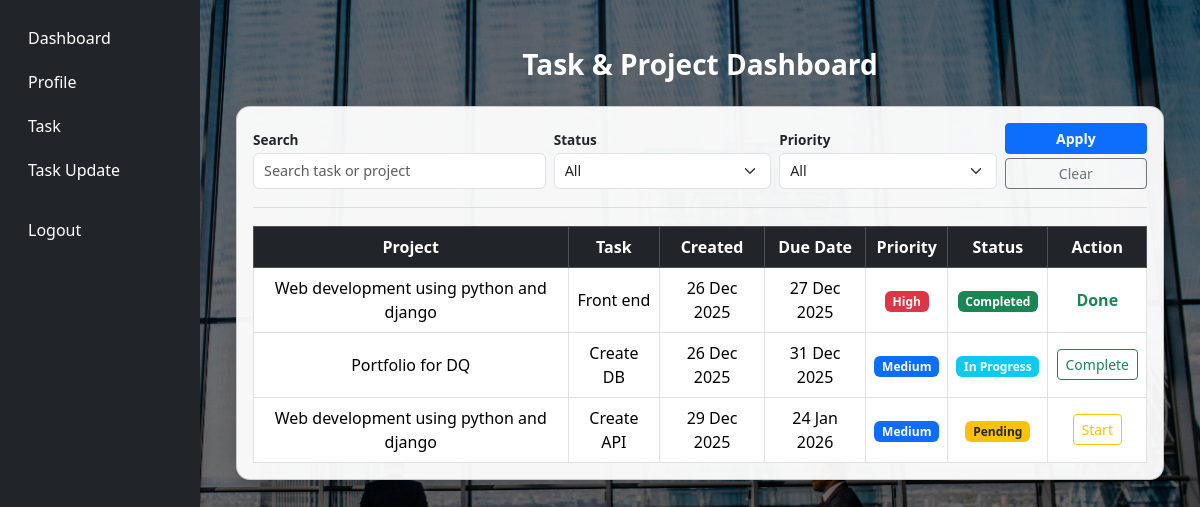
The app's page /user_task_details/ (signed in) with its own data.
### company/models.py (models this page shows, shortened)
class Task(models.Model):
    STATUS_CHOICE=[
        ('pending','Pending'),
        ('in_progress','In Progress'),
        ('completed','Completed')
    ]
    PRIORITY_CHOICES=[
        ('low','Low'),
        ('medium','Medium'),
        ('high','High')
    ]
    project=models.ForeignKey(Project,on_delete=models.CASCADE)
    title=models.CharField(max_length=100)
    assigned_to=models.ForeignKey(User,on_delete=models.CASCADE,blank=True,null=True)
    status=models.CharField(max_length=50,choices=STATUS_CHOICE,default='pending')
    priority=models.CharField(max_length=50,choices=PRIORITY_CHOICES,default='medium')
    due_date=models.DateField()
    created_at=models.DateTimeField(auto_now_add=True)

class Project(models.Model):
    name=models.CharField(max_length=100)
    description=models.TextField()
    startdate=models.DateField()
    enddate=models.DateField()

### company/views.py (the view)
# urls.py: path('user_task_details/',views.user_task_details,name='user_task_details'),
@login_required
def user_task_details(request):
    tsk=Task.objects.filter(assigned_to=request.user)
    status=request.GET.get("status")
    priority=request.GET.get('priority')
    search=request.GET.get('search')
    if status:
        tsk=tsk.filter(status=status)
    if priority:
        tsk=tsk.filter(priority=priority)
    if search:
        tsk = tsk.filter(Q(title__icontains=search) | Q(project__name__icontains=search))
    paginator = Paginator(tsk, 5)  # 5 rows per page
    page_number = request.GET.get('page')
    tsk = paginator.get_page(page_number)
    return render(request,'user_task_details.html',{'tsk':tsk})

### company/templates/user_task_details.html (shortened to what this page needs)
{% extends "base.html" %}
{% load static %}
{% block content %}
<div class="container py-4">
    <h3 class="text-center text-white fw-bold mb-4">
        Task & Project Dashboard
    </h3>
    <div class="card glass-card">
        <div class="card-body">
            <form method="get" class="row g-2 align-items-end filter-row">
                <div class="col-md-4">
                    <label class="form-label fw-semibold">Search</label>
                    <input type="text"
                           class="form-control"
                           name="search"
                           placeholder="Search task or project"
                           value="{{ request.GET.search }}">
                </div>
                <div class="col-md-3">
                    <label class="form-label fw-semibold">Status</label>
                    <select name="status" class="form-select">
                        <option value="">All</option>
                    </select>
                </div>
                <div class="col-md-3">
                    <label class="form-label fw-semibold">Priority</label>
                    <select name="priority" class="form-select">
                        <option value="">All</option>
                    </select>
                </div>
                <div class="col-md-2 d-grid gap-1">
                    <button type="submit" class="btn btn-primary btn-sm fw-semibold">
                        Apply
                    </button>
                    <a href="{% url 'user_task_details' %}" class="btn btn-outline-secondary btn-sm">
                        Clear
                    </a>
                </div>
            </form>
            <div class="divider"></div>
            <div class="table-responsive">
                <table class="table table-bordered table-hover align-middle text-center mb-0">
                    <thead class="table-dark">
                        <tr>
                            <th>Project</th>
                            <th>Task</th>
                            <th>Created</th>
                            <th>Due Date</th>
                            <th>Priority</th>
                            <th>Status</th>
                            <th>Action</th>
                        </tr>
                    </thead>
                    <tbody>
                        {% for proj in tsk %}
                        <tr>
                            <td>{{ proj.project.name }}</td>
                            <td>{{ proj.title }}</td>
                            <td>{{ proj.created_at|date:"d M Y" }}</td>
                            <td>{{ proj.due_date|date:"d M Y" }}</td>
                            <td>
                                {% if proj.priority == 'low' %}
                                    <span class="badge bg-secondary">Low</span>
                                {% elif proj.priority == 'medium' %}
                                    <span class="badge bg-primary">Medium</span>
                                {% else %}
                                    <span class="badge bg-danger">High</span>
                                {% endif %}
                            </td>
                            <td>
                                {% if proj.status == 'pending' %}
                                    <span class="badge bg-warning text-dark">Pending</span>
                                {% elif proj.status == 'in_progress' %}
                                    <span class="badge bg-info">In Progress</span>
                                {% else %}
                                    <span class="badge bg-success">Completed</span>
                                {% endif %}
                            </td>
                            <td>
                                {% if proj.status == 'pending' %}
                                    <a href="{% url 'user_task_update' proj.id 'in_progress' %}"
                                       class="btn btn-sm btn-outline-warning">
                                        Start
                                    </a>
                                {% elif proj.status == 'in_progress' %}
                                    <a href="{% url 'user_task_update' proj.id 'completed' %}"
                                       class="btn btn-sm btn-outline-success">
                                        Complete
                                    </a>
                                {% else %}
                                    <span class="fw-bold text-success">Done</span>
                                {% endif %}
                            </td>
                        </tr>
                        {% empty %}
                        <tr>
                            <td colspan="7" class="text-muted">
                                No tasks found.
                            </td>
                        </tr>
                        {% endfor %}
                    </tbody>
                </table>
            </div>
        </div>
    </div>
</div>
{% endblock content %}

### records on screen
Task: project.name "Web development using python and django", title "Front end", created_at "26 Dec 2025", due_date "27 Dec 2025", priority "High", status "Completed"
Task: project.name "Portfolio for DQ", title "Create DB", created_at "26 Dec 2025", due_date "31 Dec 2025", priority "Medium", status "In Progress"
Task: project.name "Web development using python and django", title "Create API", created_at "29 Dec 2025", due_date "24 Jan 2026", priority "Medium", status "Pending"
